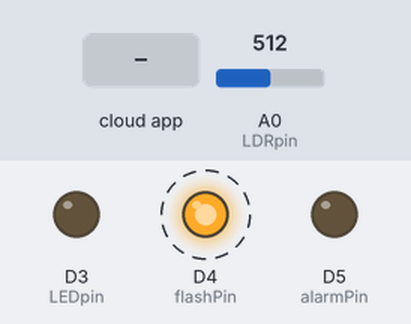
A sketch run on a simulated ESP8266 (NodeMCU). Shown: output pins drawn as LEDs (lit = HIGH). Dashed ring = blinking. The inputs (shaded band) are chosen by the test bench; at power-on: A0 (LDRpin) = 512.

Above: at 2.7 s.
2.8 s: the phone or cloud app sets 0 to 1
At 5.2 s:
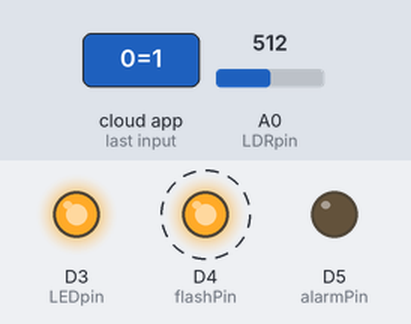
8.0 s: the phone or cloud app sets 3 to 1
At 9.0 s:
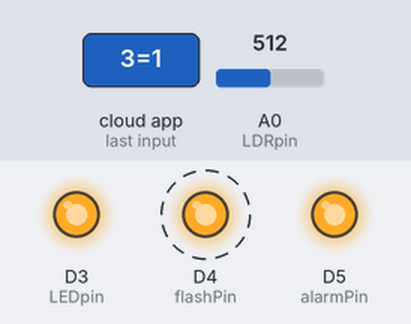
14.0 s: the phone or cloud app sets 0 to 0
At 15.9 s:
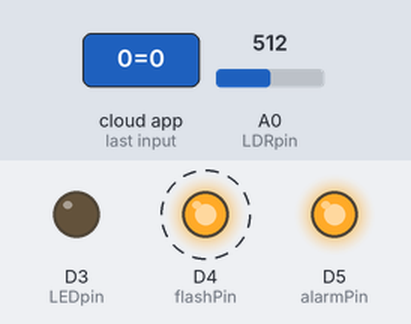
20.0 s: the phone or cloud app sets 3 to 0
At 21.7 s:
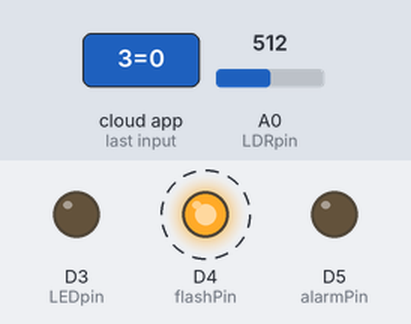
Timing chart, 0 to 27.1 s (numbered marks = the images above; inputs shaded):
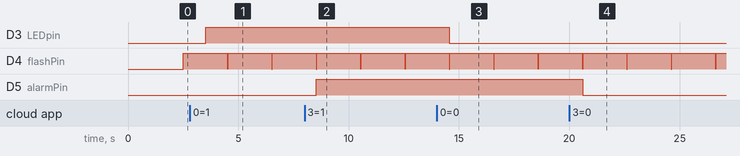

Measured:
- after the input at 2.8 s, D3 (LEDpin): LOW → HIGH after 0.71 s
- after the input at 8.0 s, D5 (alarmPin): LOW → HIGH after 0.54 s
- after the input at 14.0 s, D3 (LEDpin): HIGH → LOW after 0.57 s
- after the input at 20.0 s, D5 (alarmPin): HIGH → LOW after 0.60 s
- by itself, D4 (flashPin): alternates HIGH for 2.0 s and LOW for 0.01 s

The sketch:

Listing8-9.ino
```cpp
/*******************************************************************************
 * Sketch name: Alarm, LED and light intensity
 * Description: email notification of triggered alarm with Cayenne MQTT broker
 * Created on:  October 2020
 * Author:      Neil Cameron
 * Book:        Electronics Projects with the ESP8266 and ESP32
 * Chapter :    8 - Updating a webpage
 ******************************************************************************/

#include <CayenneMQTTESP8266.h>    // Cayenne MQTT library
char ssid[] = "xxxx";       // change xxxx to your Wi-Fi ssid
char password[] = "xxxx";     // change xxxx to your Wi-Fi password
char username[] = "xxxx";     // change xxxx to Cayenne username
char mqttpass[] = "xxxx";     // change xxxx to Cayenne password
char clientID[] = "xxxx";     // change xxxx to Cayenne client identity
int LEDpin = D3;
int alarmPin = D5;        // define LED, alarm and LDR pins
int LDRpin = A0;
int flashPin = D4;        // flashing LED
int reading, alarm, alert;
int interval = 2000;        // 2s interval between LDR readings
unsigned long LDRtime = 0;

void setup()
{
  Cayenne.begin(username, mqttpass, clientID, ssid, password);
  pinMode(LEDpin, OUTPUT);      // define LED and alarm pins as output
  pinMode(alarmPin, OUTPUT);
  pinMode(flashPin, OUTPUT);
  alarm = 0;          // set alarm to OFF
}

void loop()
{
  Cayenne.loop();         // Cayenne loop function
  if(millis() - LDRtime > interval)
  {
    LDRtime = millis();
    reading = analogRead(LDRpin);
    if (alarm == 1) Cayenne.virtualWrite(V1, reading, "lum", "lux");
    else Cayenne.virtualWrite(V1, 0, "lum", "lux");
    digitalWrite(flashPin, LOW);
    delay(10);          // flash LED to indicate power on
    digitalWrite(flashPin, HIGH);
  }
}

CAYENNE_IN(0)         // Cayenne virtual channel 0
{
  alert = getValue.asInt();     // get alarm triggered status
  digitalWrite(LEDpin, alert);    // update alarm triggered LED
}
CAYENNE_IN(3)         // Cayenne virtual channel 3
{
  alarm = getValue.asInt();     // get alarm set state
  digitalWrite(alarmPin, alarm);    // update alarm set indicator LED
}
```
